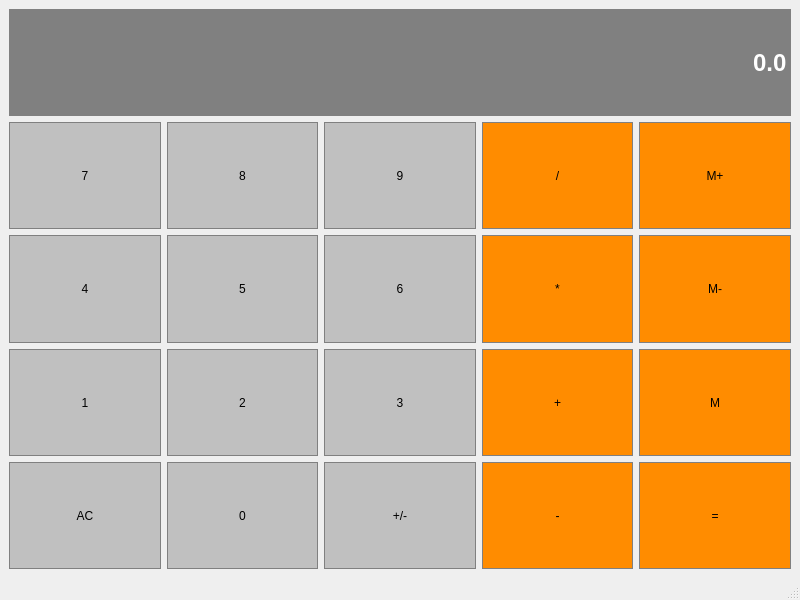
<?xml version="1.0" encoding="UTF-8"?>
<ui version="4.0">
 <class>Calculator</class>
 <widget class="QMainWindow" name="Calculator">
  <property name="geometry">
   <rect>
    <x>0</x>
    <y>0</y>
    <width>800</width>
    <height>600</height>
   </rect>
  </property>
  <property name="windowTitle">
   <string>Calculator</string>
  </property>
  <widget class="QWidget" name="centralwidget">
   <layout class="QGridLayout" name="gridLayout">
    <item row="1" column="0">
     <widget class="QPushButton" name="Button7">
      <property name="sizePolicy">
       <sizepolicy hsizetype="Preferred" vsizetype="Preferred">
        <horstretch>0</horstretch>
        <verstretch>0</verstretch>
       </sizepolicy>
      </property>
      <property name="styleSheet">
       <string notr="true">QPushButton{
	background-color: #C0C0C0;
	border: 1px solid gray;
	padding: 5px;
	color: black;
}

QPushButton:pressed{
	background-color: #A9A9A9;
	border: 1px solid gray;
	padding: 5px;
}</string>
      </property>
      <property name="text">
       <string>7</string>
      </property>
     </widget>
    </item>
    <item row="1" column="1">
     <widget class="QPushButton" name="Button8">
      <property name="sizePolicy">
       <sizepolicy hsizetype="Preferred" vsizetype="Preferred">
        <horstretch>0</horstretch>
        <verstretch>0</verstretch>
       </sizepolicy>
      </property>
      <property name="styleSheet">
       <string notr="true">QPushButton{
	background-color: #C0C0C0;
	border: 1px solid gray;
	padding: 5px;
	color: black;
}

QPushButton:pressed{
	background-color: #A9A9A9;
	border: 1px solid gray;
	padding: 5px;
}</string>
      </property>
      <property name="text">
       <string>8</string>
      </property>
     </widget>
    </item>
    <item row="1" column="3">
     <widget class="QPushButton" name="Devide">
      <property name="sizePolicy">
       <sizepolicy hsizetype="Preferred" vsizetype="Preferred">
        <horstretch>0</horstretch>
        <verstretch>0</verstretch>
       </sizepolicy>
      </property>
      <property name="styleSheet">
       <string notr="true">QPushButton{
	background-color: #FF8C00;
	border: 1px solid gray;
	padding: 5px;
	color: black;
}

QPushButton:pressed{
	background-color: #A9A9A9;
	border: 1px solid gray;
	padding: 5px;
}</string>
      </property>
      <property name="text">
       <string>/</string>
      </property>
     </widget>
    </item>
    <item row="1" column="4">
     <widget class="QPushButton" name="MemAdd">
      <property name="sizePolicy">
       <sizepolicy hsizetype="Preferred" vsizetype="Preferred">
        <horstretch>0</horstretch>
        <verstretch>0</verstretch>
       </sizepolicy>
      </property>
      <property name="styleSheet">
       <string notr="true">QPushButton{
	background-color: #FF8C00;
	border: 1px solid gray;
	padding: 5px;
	color: black;
}

QPushButton:pressed{
	background-color: #A9A9A9;
	border: 1px solid gray;
	padding: 5px;
}</string>
      </property>
      <property name="text">
       <string>M+</string>
      </property>
     </widget>
    </item>
    <item row="2" column="0">
     <widget class="QPushButton" name="Button4">
      <property name="sizePolicy">
       <sizepolicy hsizetype="Preferred" vsizetype="Preferred">
        <horstretch>0</horstretch>
        <verstretch>0</verstretch>
       </sizepolicy>
      </property>
      <property name="styleSheet">
       <string notr="true">QPushButton{
	background-color: #C0C0C0;
	border: 1px solid gray;
	padding: 5px;
	color: black;
}

QPushButton:pressed{
	background-color: #A9A9A9;
	border: 1px solid gray;
	padding: 5px;
}</string>
      </property>
      <property name="text">
       <string>4</string>
      </property>
     </widget>
    </item>
    <item row="1" column="2">
     <widget class="QPushButton" name="Button9">
      <property name="sizePolicy">
       <sizepolicy hsizetype="Preferred" vsizetype="Preferred">
        <horstretch>0</horstretch>
        <verstretch>0</verstretch>
       </sizepolicy>
      </property>
      <property name="styleSheet">
       <string notr="true">QPushButton{
	background-color: #C0C0C0;
	border: 1px solid gray;
	padding: 5px;
	color: black;
}

QPushButton:pressed{
	background-color: #A9A9A9;
	border: 1px solid gray;
	padding: 5px;
}</string>
      </property>
      <property name="text">
       <string>9</string>
      </property>
     </widget>
    </item>
    <item row="3" column="0">
     <widget class="QPushButton" name="Button1">
      <property name="sizePolicy">
       <sizepolicy hsizetype="Preferred" vsizetype="Preferred">
        <horstretch>0</horstretch>
        <verstretch>0</verstretch>
       </sizepolicy>
      </property>
      <property name="styleSheet">
       <string notr="true">QPushButton{
	background-color: #C0C0C0;
	border: 1px solid gray;
	padding: 5px;
	color: black;
}

QPushButton:pressed{
	background-color: #A9A9A9;
	border: 1px solid gray;
	padding: 5px;
}</string>
      </property>
      <property name="text">
       <string>1</string>
      </property>
     </widget>
    </item>
    <item row="4" column="0">
     <widget class="QPushButton" name="Clear">
      <property name="sizePolicy">
       <sizepolicy hsizetype="Preferred" vsizetype="Preferred">
        <horstretch>0</horstretch>
        <verstretch>0</verstretch>
       </sizepolicy>
      </property>
      <property name="styleSheet">
       <string notr="true">QPushButton{
	background-color: #C0C0C0;
	border: 1px solid gray;
	padding: 5px;
	color: black;
}

QPushButton:pressed{
	background-color: #A9A9A9;
	border: 1px solid gray;
	padding: 5px;
}</string>
      </property>
      <property name="text">
       <string>AC</string>
      </property>
     </widget>
    </item>
    <item row="2" column="1">
     <widget class="QPushButton" name="Button5">
      <property name="sizePolicy">
       <sizepolicy hsizetype="Preferred" vsizetype="Preferred">
        <horstretch>0</horstretch>
        <verstretch>0</verstretch>
       </sizepolicy>
      </property>
      <property name="styleSheet">
       <string notr="true">QPushButton{
	background-color: #C0C0C0;
	border: 1px solid gray;
	padding: 5px;
	color: black;
}

QPushButton:pressed{
	background-color: #A9A9A9;
	border: 1px solid gray;
	padding: 5px;
}</string>
      </property>
      <property name="text">
       <string>5</string>
      </property>
     </widget>
    </item>
    <item row="3" column="1">
     <widget class="QPushButton" name="Button2">
      <property name="sizePolicy">
       <sizepolicy hsizetype="Preferred" vsizetype="Preferred">
        <horstretch>0</horstretch>
        <verstretch>0</verstretch>
       </sizepolicy>
      </property>
      <property name="styleSheet">
       <string notr="true">QPushButton{
	background-color: #C0C0C0;
	border: 1px solid gray;
	padding: 5px;
	color: black;
}

QPushButton:pressed{
	background-color: #A9A9A9;
	border: 1px solid gray;
	padding: 5px;
}</string>
      </property>
      <property name="text">
       <string>2</string>
      </property>
     </widget>
    </item>
    <item row="4" column="1">
     <widget class="QPushButton" name="Button0">
      <property name="sizePolicy">
       <sizepolicy hsizetype="Preferred" vsizetype="Preferred">
        <horstretch>0</horstretch>
        <verstretch>0</verstretch>
       </sizepolicy>
      </property>
      <property name="styleSheet">
       <string notr="true">QPushButton{
	background-color: #C0C0C0;
	border: 1px solid gray;
	padding: 5px;
	color: black;
}

QPushButton:pressed{
	background-color: #A9A9A9;
	border: 1px solid gray;
	padding: 5px;
}</string>
      </property>
      <property name="text">
       <string>0</string>
      </property>
     </widget>
    </item>
    <item row="2" column="2">
     <widget class="QPushButton" name="Button6">
      <property name="sizePolicy">
       <sizepolicy hsizetype="Preferred" vsizetype="Preferred">
        <horstretch>0</horstretch>
        <verstretch>0</verstretch>
       </sizepolicy>
      </property>
      <property name="styleSheet">
       <string notr="true">QPushButton{
	background-color: #C0C0C0;
	border: 1px solid gray;
	padding: 5px;
	color: black;
}

QPushButton:pressed{
	background-color: #A9A9A9;
	border: 1px solid gray;
	padding: 5px;
}</string>
      </property>
      <property name="text">
       <string>6</string>
      </property>
     </widget>
    </item>
    <item row="3" column="2">
     <widget class="QPushButton" name="Button3">
      <property name="sizePolicy">
       <sizepolicy hsizetype="Preferred" vsizetype="Preferred">
        <horstretch>0</horstretch>
        <verstretch>0</verstretch>
       </sizepolicy>
      </property>
      <property name="styleSheet">
       <string notr="true">QPushButton{
	background-color: #C0C0C0;
	border: 1px solid gray;
	padding: 5px;
	color: black;
}

QPushButton:pressed{
	background-color: #A9A9A9;
	border: 1px solid gray;
	padding: 5px;
}</string>
      </property>
      <property name="text">
       <string>3</string>
      </property>
     </widget>
    </item>
    <item row="4" column="2">
     <widget class="QPushButton" name="ChangeSign">
      <property name="sizePolicy">
       <sizepolicy hsizetype="Preferred" vsizetype="Preferred">
        <horstretch>0</horstretch>
        <verstretch>0</verstretch>
       </sizepolicy>
      </property>
      <property name="styleSheet">
       <string notr="true">QPushButton{
	background-color: #C0C0C0;
	border: 1px solid gray;
	padding: 5px;
	color: black;
}

QPushButton:pressed{
	background-color: #A9A9A9;
	border: 1px solid gray;
	padding: 5px;
}</string>
      </property>
      <property name="text">
       <string>+/-</string>
      </property>
     </widget>
    </item>
    <item row="2" column="3">
     <widget class="QPushButton" name="Multiply">
      <property name="sizePolicy">
       <sizepolicy hsizetype="Preferred" vsizetype="Preferred">
        <horstretch>0</horstretch>
        <verstretch>0</verstretch>
       </sizepolicy>
      </property>
      <property name="styleSheet">
       <string notr="true">QPushButton{
	background-color: #FF8C00;
	border: 1px solid gray;
	padding: 5px;
	color: black;
}

QPushButton:pressed{
	background-color: #A9A9A9;
	border: 1px solid gray;
	padding: 5px;
}</string>
      </property>
      <property name="text">
       <string>*</string>
      </property>
     </widget>
    </item>
    <item row="3" column="3">
     <widget class="QPushButton" name="Add">
      <property name="sizePolicy">
       <sizepolicy hsizetype="Preferred" vsizetype="Preferred">
        <horstretch>0</horstretch>
        <verstretch>0</verstretch>
       </sizepolicy>
      </property>
      <property name="styleSheet">
       <string notr="true">QPushButton{
	background-color: #FF8C00;
	border: 1px solid gray;
	padding: 5px;
	color: black;
}

QPushButton:pressed{
	background-color: #A9A9A9;
	border: 1px solid gray;
	padding: 5px;
}</string>
      </property>
      <property name="text">
       <string>+</string>
      </property>
     </widget>
    </item>
    <item row="4" column="3">
     <widget class="QPushButton" name="Subtract">
      <property name="sizePolicy">
       <sizepolicy hsizetype="Preferred" vsizetype="Preferred">
        <horstretch>0</horstretch>
        <verstretch>0</verstretch>
       </sizepolicy>
      </property>
      <property name="styleSheet">
       <string notr="true">QPushButton{
	background-color: #FF8C00;
	border: 1px solid gray;
	padding: 5px;
	color: black;
}

QPushButton:pressed{
	background-color: #A9A9A9;
	border: 1px solid gray;
	padding: 5px;
}</string>
      </property>
      <property name="text">
       <string>-</string>
      </property>
     </widget>
    </item>
    <item row="2" column="4">
     <widget class="QPushButton" name="MemClear">
      <property name="sizePolicy">
       <sizepolicy hsizetype="Preferred" vsizetype="Preferred">
        <horstretch>0</horstretch>
        <verstretch>0</verstretch>
       </sizepolicy>
      </property>
      <property name="styleSheet">
       <string notr="true">QPushButton{
	background-color: #FF8C00;
	border: 1px solid gray;
	padding: 5px;
	color: black;
}

QPushButton:pressed{
	background-color: #A9A9A9;
	border: 1px solid gray;
	padding: 5px;
}</string>
      </property>
      <property name="text">
       <string>M-</string>
      </property>
     </widget>
    </item>
    <item row="3" column="4">
     <widget class="QPushButton" name="MemGet">
      <property name="sizePolicy">
       <sizepolicy hsizetype="Preferred" vsizetype="Preferred">
        <horstretch>0</horstretch>
        <verstretch>0</verstretch>
       </sizepolicy>
      </property>
      <property name="styleSheet">
       <string notr="true">QPushButton{
	background-color: #FF8C00;
	border: 1px solid gray;
	padding: 5px;
	color: black;
}

QPushButton:pressed{
	background-color: #A9A9A9;
	border: 1px solid gray;
	padding: 5px;
}</string>
      </property>
      <property name="text">
       <string>M</string>
      </property>
     </widget>
    </item>
    <item row="4" column="4">
     <widget class="QPushButton" name="Equals">
      <property name="sizePolicy">
       <sizepolicy hsizetype="Preferred" vsizetype="Preferred">
        <horstretch>0</horstretch>
        <verstretch>0</verstretch>
       </sizepolicy>
      </property>
      <property name="styleSheet">
       <string notr="true">QPushButton{
	background-color: #FF8C00;
	border: 1px solid gray;
	padding: 5px;
	color: black;
}

QPushButton:pressed{
	background-color: #A9A9A9;
	border: 1px solid gray;
	padding: 5px;
}</string>
      </property>
      <property name="text">
       <string>=</string>
      </property>
     </widget>
    </item>
    <item row="0" column="0" colspan="5">
     <widget class="QLineEdit" name="Display">
      <property name="sizePolicy">
       <sizepolicy hsizetype="Preferred" vsizetype="Minimum">
        <horstretch>0</horstretch>
        <verstretch>0</verstretch>
       </sizepolicy>
      </property>
      <property name="font">
       <font>
        <family>Arial</family>
        <pointsize>18</pointsize>
        <bold>true</bold>
       </font>
      </property>
      <property name="styleSheet">
       <string notr="true">QLineEdit{
	background-color: gray;
	border: 1px solid gray;
	color: #ffffff
}</string>
      </property>
      <property name="text">
       <string>0.0</string>
      </property>
      <property name="alignment">
       <set>Qt::AlignRight|Qt::AlignTrailing|Qt::AlignVCenter</set>
      </property>
     </widget>
    </item>
   </layout>
  </widget>
  <widget class="QMenuBar" name="menubar">
   <property name="geometry">
    <rect>
     <x>0</x>
     <y>0</y>
     <width>800</width>
     <height>37</height>
    </rect>
   </property>
  </widget>
  <widget class="QStatusBar" name="statusbar"/>
 </widget>
 <resources/>
 <connections/>
</ui>
